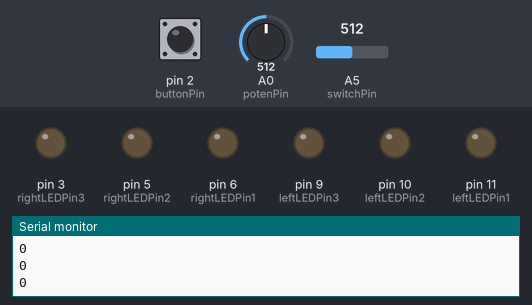
Simulated run of this sketch. Board: Arduino Uno, built with avr-gcc and run on an emulated ATmega328P. Shown: output pins drawn as LEDs (lit = HIGH), the last lines printed to the serial monitor. Dashed ring = blinking. Inputs (shaded band) come from the test bench; at power-on: A5 (switchPin) = 512, A0 (potenPin) = 512, pin 2 (buttonPin) LOW.

Above: at 1.2 s.
1.3 s: A5 (switchPin) set to 0
At 1.51 s:
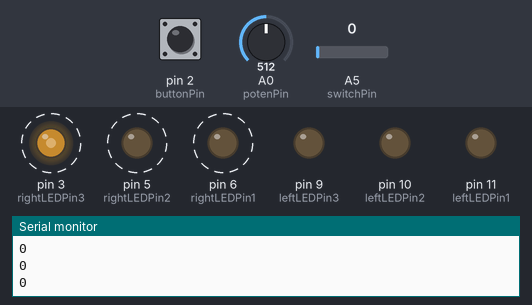
4.3 s: A0 (potenPin) set to 716
7.3 s: A0 (potenPin) set to 900
10.3 s: A5 (switchPin) set to 1023
At 10.52 s:
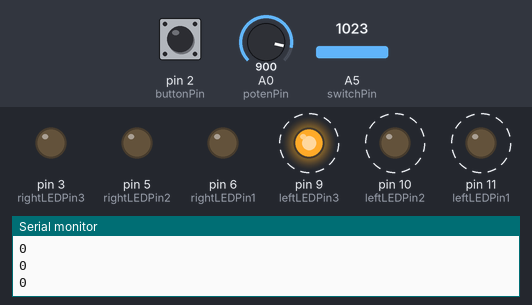
13.3 s: pin 2 (buttonPin) pulled HIGH for 3.2 s
At 16.51 s:
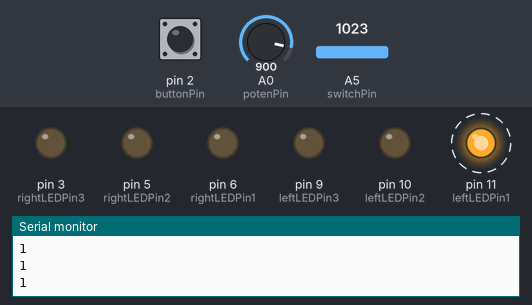
Timing chart, 0 to 19.0 s (numbered marks = the images above; inputs shaded):
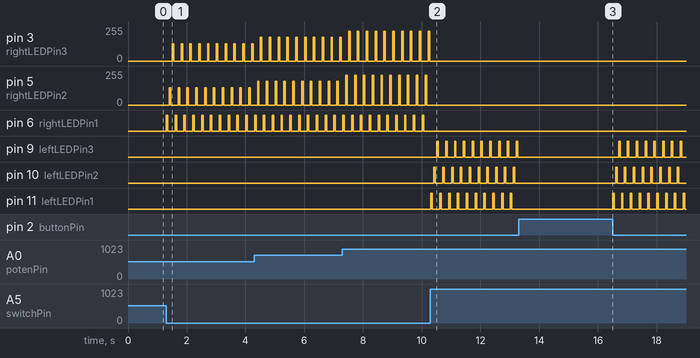

Measured:
- after the input at 1.3 s, pin 3 (rightLEDPin3): alternates 128/255 for 0.05 s and 0/255 for 0.25 s, starting after 0.21 s; pin 5 (rightLEDPin2): alternates 128/255 for 0.05 s and 0/255 for 0.25 s, starting after 0.11 s; pin 6 (rightLEDPin1): alternates HIGH for 0.05 s and LOW for 0.25 s, starting at once
- after the input at 10.3 s, pin 3 (rightLEDPin3), pin 5 (rightLEDPin2): stops changing and stays 0/255

The sketch:

assignment2.ino
```cpp
/*
  Fatima Almaazmi. 10th November 2020.

  This is a code that programs both analog and digital components.
  Two sets of LED, one set controlled by a button, and the other is
  controlled by a potentiometer. Simply slide the switch to switch
  between both LED sets and analog and digital sensors :)

 Enjoy!

*/


/*** My global Variables ***/

// button pin
const int buttonPin = 2;

// LEDs placed on the left and their pins
const int leftLEDPin1 = 11;
const int leftLEDPin2 = 10;
const int leftLEDPin3 = 9;

// LEDs places on the right and their pins
const int rightLEDPin1 = 6;
const int rightLEDPin2 = 5;
const int rightLEDPin3 = 3;

// slide switch and potentiometer's pins
const int potenPin = A0;
const int switchPin = A5;

// extra variables
int potenValue;
int brightness;


void setup() {

  Serial.begin(9600);


  // setting button, slide switch, and potentiometer as inputs
  pinMode(buttonPin, INPUT);
  pinMode(potenPin, INPUT);
  pinMode(switchPin, INPUT);

  // setting both right and left LEDs as outputs
  pinMode(leftLEDPin1, OUTPUT);
  pinMode(leftLEDPin2, OUTPUT);
  pinMode(leftLEDPin3, OUTPUT);

  pinMode(rightLEDPin1, OUTPUT);
  pinMode(rightLEDPin2, OUTPUT);
  pinMode(rightLEDPin3, OUTPUT);


}


void loop() {


  // variable to read button state
  int button = digitalRead(buttonPin);

  // variable to read switch state
  int blinkMode = analogRead(switchPin);

  // variable to read potentiometer state
  int potenValue = analogRead(potenPin);
  // dividing the values by 4 to have the range from 0-255
  int brightness = potenValue / 4;

  // to check the states and values of inputs
  Serial.println(button);


  /*** My Conditions ***/


  if (button == HIGH && blinkMode == 1023) { // condition for button

    digitalWrite(leftLEDPin1, LOW);
    digitalWrite(leftLEDPin2, LOW);
    digitalWrite(leftLEDPin3, LOW);

  } else if (blinkMode == 1023) { // condition for slide switch to turn on LEDs on the left that are controlled by button

    digitalWrite(leftLEDPin1, HIGH);
    delay(50);
    digitalWrite(leftLEDPin1, LOW);
    delay(50);

    digitalWrite(leftLEDPin2, HIGH);
    delay(50);
    digitalWrite(leftLEDPin2, LOW);
    delay(50);

    digitalWrite(leftLEDPin3, HIGH);
    delay(50);
    digitalWrite(leftLEDPin3, LOW);
    delay(50);

  } else if (blinkMode == 0) { // condition for slide switch to turn on the LED on the right that are being controlled by potentiometer

    digitalWrite(rightLEDPin1, brightness);
    delay(50);
    digitalWrite(rightLEDPin1, 0);
    delay(50);

    analogWrite(rightLEDPin2, brightness);
    delay(50);
    analogWrite(rightLEDPin2, 0);
    delay(50);


    analogWrite(rightLEDPin3, brightness);
    delay(50);
    analogWrite(rightLEDPin3, 0);
    delay(50);
  }


}
```
